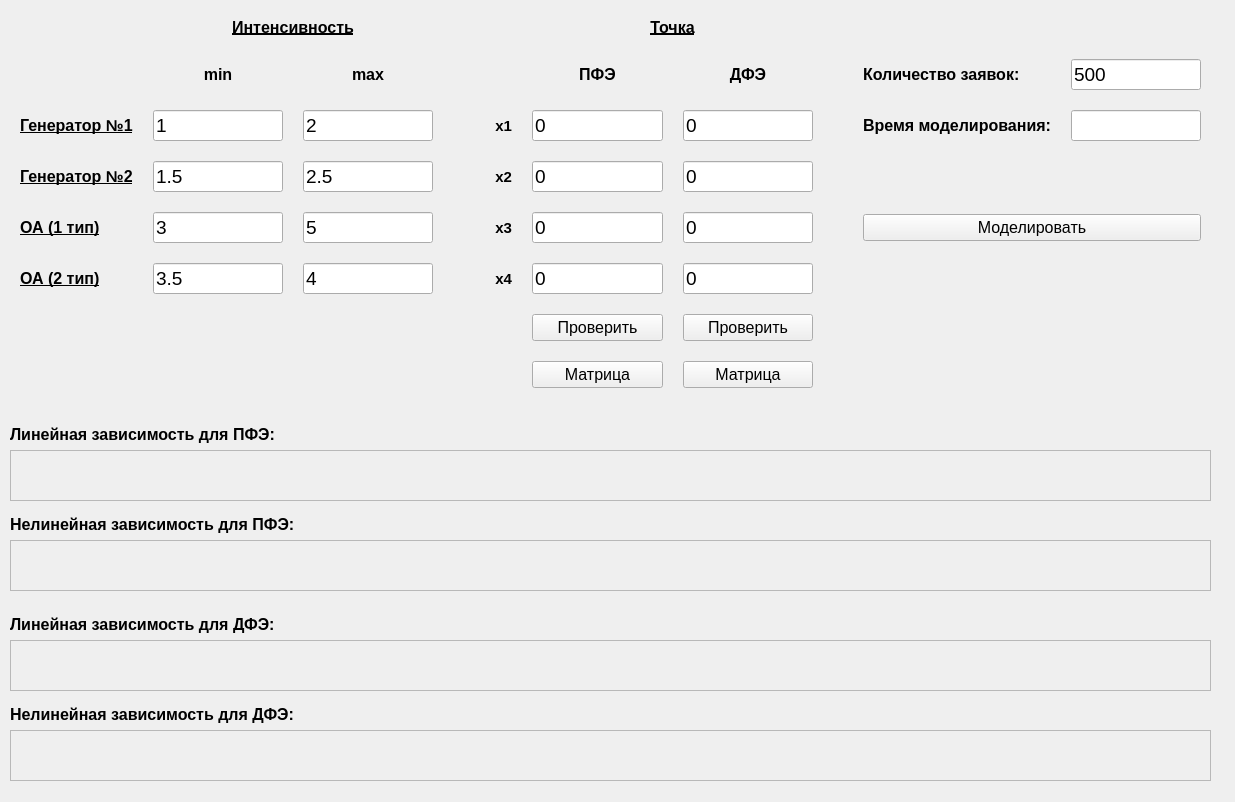
<?xml version="1.0" encoding="UTF-8"?>
<ui version="4.0">
 <class>mainwindow</class>
 <widget class="QWidget" name="mainwindow">
  <property name="geometry">
   <rect>
    <x>0</x>
    <y>0</y>
    <width>1235</width>
    <height>802</height>
   </rect>
  </property>
  <property name="windowTitle">
   <string>mainwindow</string>
  </property>
  <widget class="QWidget" name="layoutWidget">
   <property name="geometry">
    <rect>
     <x>10</x>
     <y>10</y>
     <width>1201</width>
     <height>431</height>
    </rect>
   </property>
   <layout class="QGridLayout" name="gridLayout" rowstretch="0,0,0,0,0,0,0,0,0" columnstretch="0,0,0,0,0,0,0,0,0">
    <property name="leftMargin">
     <number>10</number>
    </property>
    <property name="topMargin">
     <number>5</number>
    </property>
    <property name="rightMargin">
     <number>10</number>
    </property>
    <property name="bottomMargin">
     <number>10</number>
    </property>
    <property name="spacing">
     <number>20</number>
    </property>
    <item row="2" column="2">
     <widget class="QLineEdit" name="maxG1">
      <property name="font">
       <font>
        <pointsize>14</pointsize>
       </font>
      </property>
      <property name="text">
       <string>2</string>
      </property>
     </widget>
    </item>
    <item row="3" column="5">
     <widget class="QLineEdit" name="x2D">
      <property name="enabled">
       <bool>true</bool>
      </property>
      <property name="font">
       <font>
        <pointsize>14</pointsize>
       </font>
      </property>
      <property name="text">
       <string>0</string>
      </property>
     </widget>
    </item>
    <item row="2" column="1">
     <widget class="QLineEdit" name="minG1">
      <property name="font">
       <font>
        <pointsize>14</pointsize>
       </font>
      </property>
      <property name="text">
       <string>1</string>
      </property>
     </widget>
    </item>
    <item row="5" column="0">
     <widget class="QLabel" name="label_20">
      <property name="font">
       <font>
        <pointsize>12</pointsize>
        <weight>75</weight>
        <bold>true</bold>
        <underline>true</underline>
       </font>
      </property>
      <property name="text">
       <string>ОА (2 тип)</string>
      </property>
      <property name="alignment">
       <set>Qt::AlignLeading|Qt::AlignLeft|Qt::AlignVCenter</set>
      </property>
     </widget>
    </item>
    <item row="5" column="3">
     <widget class="QLabel" name="label_24">
      <property name="font">
       <font>
        <pointsize>11</pointsize>
        <weight>75</weight>
        <bold>true</bold>
        <underline>false</underline>
       </font>
      </property>
      <property name="layoutDirection">
       <enum>Qt::LeftToRight</enum>
      </property>
      <property name="text">
       <string>x4</string>
      </property>
      <property name="alignment">
       <set>Qt::AlignRight|Qt::AlignTrailing|Qt::AlignVCenter</set>
      </property>
     </widget>
    </item>
    <item row="3" column="1">
     <widget class="QLineEdit" name="minG2">
      <property name="enabled">
       <bool>true</bool>
      </property>
      <property name="font">
       <font>
        <pointsize>14</pointsize>
       </font>
      </property>
      <property name="text">
       <string>1.5</string>
      </property>
     </widget>
    </item>
    <item row="5" column="5">
     <widget class="QLineEdit" name="x4D">
      <property name="enabled">
       <bool>true</bool>
      </property>
      <property name="font">
       <font>
        <pointsize>14</pointsize>
       </font>
      </property>
      <property name="text">
       <string>0</string>
      </property>
     </widget>
    </item>
    <item row="2" column="4">
     <widget class="QLineEdit" name="x1F">
      <property name="enabled">
       <bool>true</bool>
      </property>
      <property name="font">
       <font>
        <pointsize>14</pointsize>
       </font>
      </property>
      <property name="text">
       <string>0</string>
      </property>
     </widget>
    </item>
    <item row="7" column="4">
     <widget class="QPushButton" name="ShowMatrixF">
      <property name="font">
       <font>
        <pointsize>12</pointsize>
        <weight>50</weight>
        <bold>false</bold>
       </font>
      </property>
      <property name="text">
       <string>Матрица</string>
      </property>
     </widget>
    </item>
    <item row="3" column="4">
     <widget class="QLineEdit" name="x2F">
      <property name="enabled">
       <bool>true</bool>
      </property>
      <property name="font">
       <font>
        <pointsize>14</pointsize>
       </font>
      </property>
      <property name="text">
       <string>0</string>
      </property>
     </widget>
    </item>
    <item row="5" column="4">
     <widget class="QLineEdit" name="x4F">
      <property name="enabled">
       <bool>true</bool>
      </property>
      <property name="font">
       <font>
        <pointsize>14</pointsize>
       </font>
      </property>
      <property name="text">
       <string>0</string>
      </property>
     </widget>
    </item>
    <item row="4" column="1">
     <widget class="QLineEdit" name="minP1">
      <property name="font">
       <font>
        <pointsize>14</pointsize>
       </font>
      </property>
      <property name="text">
       <string>3</string>
      </property>
     </widget>
    </item>
    <item row="0" column="1" colspan="2">
     <widget class="QLabel" name="label_14">
      <property name="font">
       <font>
        <pointsize>12</pointsize>
        <weight>75</weight>
        <bold>true</bold>
        <underline>true</underline>
       </font>
      </property>
      <property name="text">
       <string>Интенсивность</string>
      </property>
      <property name="alignment">
       <set>Qt::AlignCenter</set>
      </property>
     </widget>
    </item>
    <item row="4" column="0">
     <widget class="QLabel" name="label_19">
      <property name="font">
       <font>
        <pointsize>12</pointsize>
        <weight>75</weight>
        <bold>true</bold>
        <underline>true</underline>
       </font>
      </property>
      <property name="text">
       <string>ОА (1 тип)</string>
      </property>
      <property name="alignment">
       <set>Qt::AlignLeading|Qt::AlignLeft|Qt::AlignVCenter</set>
      </property>
     </widget>
    </item>
    <item row="1" column="8">
     <widget class="QLineEdit" name="numTasks">
      <property name="enabled">
       <bool>true</bool>
      </property>
      <property name="font">
       <font>
        <pointsize>14</pointsize>
       </font>
      </property>
      <property name="text">
       <string>500</string>
      </property>
     </widget>
    </item>
    <item row="2" column="0">
     <widget class="QLabel" name="label_3">
      <property name="maximumSize">
       <size>
        <width>236</width>
        <height>16777215</height>
       </size>
      </property>
      <property name="font">
       <font>
        <pointsize>12</pointsize>
        <weight>75</weight>
        <bold>true</bold>
        <underline>true</underline>
       </font>
      </property>
      <property name="text">
       <string>Генератор №1</string>
      </property>
      <property name="alignment">
       <set>Qt::AlignLeading|Qt::AlignLeft|Qt::AlignVCenter</set>
      </property>
     </widget>
    </item>
    <item row="4" column="2">
     <widget class="QLineEdit" name="maxP1">
      <property name="font">
       <font>
        <pointsize>14</pointsize>
       </font>
      </property>
      <property name="text">
       <string>5</string>
      </property>
     </widget>
    </item>
    <item row="2" column="3">
     <widget class="QLabel" name="label_11">
      <property name="font">
       <font>
        <pointsize>11</pointsize>
        <weight>75</weight>
        <bold>true</bold>
        <underline>false</underline>
       </font>
      </property>
      <property name="layoutDirection">
       <enum>Qt::LeftToRight</enum>
      </property>
      <property name="text">
       <string>          x1</string>
      </property>
      <property name="alignment">
       <set>Qt::AlignRight|Qt::AlignTrailing|Qt::AlignVCenter</set>
      </property>
     </widget>
    </item>
    <item row="1" column="1">
     <widget class="QLabel" name="label_6">
      <property name="font">
       <font>
        <pointsize>12</pointsize>
        <weight>75</weight>
        <bold>true</bold>
        <underline>false</underline>
       </font>
      </property>
      <property name="layoutDirection">
       <enum>Qt::LeftToRight</enum>
      </property>
      <property name="text">
       <string>min</string>
      </property>
      <property name="alignment">
       <set>Qt::AlignCenter</set>
      </property>
     </widget>
    </item>
    <item row="6" column="4">
     <widget class="QPushButton" name="CheckingF">
      <property name="font">
       <font>
        <pointsize>12</pointsize>
        <weight>50</weight>
        <bold>false</bold>
       </font>
      </property>
      <property name="text">
       <string>Проверить</string>
      </property>
     </widget>
    </item>
    <item row="3" column="3">
     <widget class="QLabel" name="label_12">
      <property name="font">
       <font>
        <pointsize>11</pointsize>
        <weight>75</weight>
        <bold>true</bold>
        <underline>false</underline>
       </font>
      </property>
      <property name="layoutDirection">
       <enum>Qt::LeftToRight</enum>
      </property>
      <property name="text">
       <string>x2</string>
      </property>
      <property name="alignment">
       <set>Qt::AlignRight|Qt::AlignTrailing|Qt::AlignVCenter</set>
      </property>
     </widget>
    </item>
    <item row="7" column="5">
     <widget class="QPushButton" name="ShowMatrixD">
      <property name="font">
       <font>
        <pointsize>12</pointsize>
        <weight>50</weight>
        <bold>false</bold>
       </font>
      </property>
      <property name="text">
       <string>Матрица</string>
      </property>
     </widget>
    </item>
    <item row="1" column="7">
     <widget class="QLabel" name="label_10">
      <property name="font">
       <font>
        <pointsize>12</pointsize>
        <weight>75</weight>
        <bold>true</bold>
        <underline>false</underline>
       </font>
      </property>
      <property name="text">
       <string>Количество заявок:</string>
      </property>
     </widget>
    </item>
    <item row="0" column="4" colspan="2">
     <widget class="QLabel" name="label_18">
      <property name="font">
       <font>
        <pointsize>12</pointsize>
        <weight>75</weight>
        <bold>true</bold>
        <underline>true</underline>
       </font>
      </property>
      <property name="text">
       <string>Точка</string>
      </property>
      <property name="alignment">
       <set>Qt::AlignCenter</set>
      </property>
     </widget>
    </item>
    <item row="2" column="5">
     <widget class="QLineEdit" name="x1D">
      <property name="enabled">
       <bool>true</bool>
      </property>
      <property name="font">
       <font>
        <pointsize>14</pointsize>
       </font>
      </property>
      <property name="text">
       <string>0</string>
      </property>
     </widget>
    </item>
    <item row="1" column="6">
     <widget class="QLabel" name="label_9">
      <property name="font">
       <font>
        <pointsize>12</pointsize>
        <weight>75</weight>
        <bold>true</bold>
        <underline>false</underline>
       </font>
      </property>
      <property name="text">
       <string/>
      </property>
     </widget>
    </item>
    <item row="4" column="4">
     <widget class="QLineEdit" name="x3F">
      <property name="enabled">
       <bool>true</bool>
      </property>
      <property name="font">
       <font>
        <pointsize>14</pointsize>
       </font>
      </property>
      <property name="text">
       <string>0</string>
      </property>
     </widget>
    </item>
    <item row="4" column="5">
     <widget class="QLineEdit" name="x3D">
      <property name="enabled">
       <bool>true</bool>
      </property>
      <property name="font">
       <font>
        <pointsize>14</pointsize>
       </font>
      </property>
      <property name="text">
       <string>0</string>
      </property>
     </widget>
    </item>
    <item row="6" column="5">
     <widget class="QPushButton" name="CheckingD">
      <property name="font">
       <font>
        <pointsize>12</pointsize>
        <weight>50</weight>
        <bold>false</bold>
       </font>
      </property>
      <property name="text">
       <string>Проверить</string>
      </property>
     </widget>
    </item>
    <item row="5" column="1">
     <widget class="QLineEdit" name="minP2">
      <property name="enabled">
       <bool>true</bool>
      </property>
      <property name="font">
       <font>
        <pointsize>14</pointsize>
       </font>
      </property>
      <property name="text">
       <string>3.5</string>
      </property>
     </widget>
    </item>
    <item row="2" column="8">
     <widget class="QLineEdit" name="timeM">
      <property name="enabled">
       <bool>true</bool>
      </property>
      <property name="font">
       <font>
        <pointsize>14</pointsize>
       </font>
      </property>
      <property name="text">
       <string/>
      </property>
     </widget>
    </item>
    <item row="5" column="2">
     <widget class="QLineEdit" name="maxP2">
      <property name="enabled">
       <bool>true</bool>
      </property>
      <property name="font">
       <font>
        <pointsize>14</pointsize>
       </font>
      </property>
      <property name="text">
       <string>4</string>
      </property>
     </widget>
    </item>
    <item row="1" column="2">
     <widget class="QLabel" name="label_8">
      <property name="font">
       <font>
        <pointsize>12</pointsize>
        <weight>75</weight>
        <bold>true</bold>
        <underline>false</underline>
       </font>
      </property>
      <property name="layoutDirection">
       <enum>Qt::LeftToRight</enum>
      </property>
      <property name="text">
       <string>max</string>
      </property>
      <property name="alignment">
       <set>Qt::AlignCenter</set>
      </property>
     </widget>
    </item>
    <item row="4" column="3">
     <widget class="QLabel" name="label_15">
      <property name="font">
       <font>
        <pointsize>11</pointsize>
        <weight>75</weight>
        <bold>true</bold>
        <underline>false</underline>
       </font>
      </property>
      <property name="layoutDirection">
       <enum>Qt::LeftToRight</enum>
      </property>
      <property name="text">
       <string>x3</string>
      </property>
      <property name="alignment">
       <set>Qt::AlignRight|Qt::AlignTrailing|Qt::AlignVCenter</set>
      </property>
     </widget>
    </item>
    <item row="1" column="5">
     <widget class="QLabel" name="label_22">
      <property name="font">
       <font>
        <pointsize>12</pointsize>
        <weight>75</weight>
        <bold>true</bold>
        <underline>false</underline>
       </font>
      </property>
      <property name="text">
       <string>ДФЭ</string>
      </property>
      <property name="alignment">
       <set>Qt::AlignCenter</set>
      </property>
     </widget>
    </item>
    <item row="3" column="2">
     <widget class="QLineEdit" name="maxG2">
      <property name="enabled">
       <bool>true</bool>
      </property>
      <property name="font">
       <font>
        <pointsize>14</pointsize>
       </font>
      </property>
      <property name="text">
       <string>2.5</string>
      </property>
     </widget>
    </item>
    <item row="2" column="7">
     <widget class="QLabel" name="label_5">
      <property name="font">
       <font>
        <pointsize>12</pointsize>
        <weight>75</weight>
        <bold>true</bold>
        <underline>false</underline>
       </font>
      </property>
      <property name="text">
       <string>Время моделирования:</string>
      </property>
     </widget>
    </item>
    <item row="8" column="0">
     <widget class="QLabel" name="label_28">
      <property name="font">
       <font>
        <pointsize>12</pointsize>
        <weight>75</weight>
        <bold>true</bold>
        <underline>false</underline>
       </font>
      </property>
      <property name="text">
       <string/>
      </property>
     </widget>
    </item>
    <item row="1" column="4">
     <widget class="QLabel" name="label_21">
      <property name="font">
       <font>
        <pointsize>12</pointsize>
        <weight>75</weight>
        <bold>true</bold>
        <underline>false</underline>
       </font>
      </property>
      <property name="text">
       <string>ПФЭ</string>
      </property>
      <property name="alignment">
       <set>Qt::AlignCenter</set>
      </property>
     </widget>
    </item>
    <item row="3" column="0">
     <widget class="QLabel" name="label_2">
      <property name="maximumSize">
       <size>
        <width>236</width>
        <height>16777215</height>
       </size>
      </property>
      <property name="font">
       <font>
        <pointsize>12</pointsize>
        <weight>75</weight>
        <bold>true</bold>
        <underline>true</underline>
       </font>
      </property>
      <property name="text">
       <string>Генератор №2</string>
      </property>
      <property name="alignment">
       <set>Qt::AlignLeading|Qt::AlignLeft|Qt::AlignVCenter</set>
      </property>
     </widget>
    </item>
    <item row="8" column="5">
     <widget class="QLabel" name="label_32">
      <property name="font">
       <font>
        <pointsize>12</pointsize>
        <weight>75</weight>
        <bold>true</bold>
        <underline>false</underline>
       </font>
      </property>
      <property name="text">
       <string/>
      </property>
     </widget>
    </item>
    <item row="8" column="4">
     <widget class="QLabel" name="label_31">
      <property name="font">
       <font>
        <pointsize>12</pointsize>
        <weight>75</weight>
        <bold>true</bold>
        <underline>false</underline>
       </font>
      </property>
      <property name="text">
       <string/>
      </property>
     </widget>
    </item>
    <item row="4" column="7" colspan="2">
     <widget class="QPushButton" name="DoModeling">
      <property name="font">
       <font>
        <pointsize>12</pointsize>
        <weight>50</weight>
        <bold>false</bold>
       </font>
      </property>
      <property name="text">
       <string>Моделировать</string>
      </property>
     </widget>
    </item>
   </layout>
  </widget>
  <widget class="QLabel" name="label_7">
   <property name="geometry">
    <rect>
     <x>10</x>
     <y>420</y>
     <width>291</width>
     <height>29</height>
    </rect>
   </property>
   <property name="font">
    <font>
     <pointsize>12</pointsize>
     <weight>75</weight>
     <bold>true</bold>
     <underline>false</underline>
    </font>
   </property>
   <property name="text">
    <string>Линейная зависимость для ПФЭ:</string>
   </property>
  </widget>
  <widget class="QTextEdit" name="linearF">
   <property name="enabled">
    <bool>false</bool>
   </property>
   <property name="geometry">
    <rect>
     <x>10</x>
     <y>450</y>
     <width>1201</width>
     <height>51</height>
    </rect>
   </property>
   <property name="font">
    <font>
     <pointsize>14</pointsize>
    </font>
   </property>
  </widget>
  <widget class="QTextEdit" name="nonlinearF">
   <property name="enabled">
    <bool>false</bool>
   </property>
   <property name="geometry">
    <rect>
     <x>10</x>
     <y>540</y>
     <width>1201</width>
     <height>51</height>
    </rect>
   </property>
   <property name="font">
    <font>
     <pointsize>14</pointsize>
    </font>
   </property>
  </widget>
  <widget class="QLabel" name="label_17">
   <property name="geometry">
    <rect>
     <x>10</x>
     <y>510</y>
     <width>301</width>
     <height>29</height>
    </rect>
   </property>
   <property name="font">
    <font>
     <pointsize>12</pointsize>
     <weight>75</weight>
     <bold>true</bold>
     <underline>false</underline>
    </font>
   </property>
   <property name="text">
    <string>Нелинейная зависимость для ПФЭ:</string>
   </property>
  </widget>
  <widget class="QLabel" name="label_13">
   <property name="geometry">
    <rect>
     <x>10</x>
     <y>610</y>
     <width>291</width>
     <height>29</height>
    </rect>
   </property>
   <property name="font">
    <font>
     <pointsize>12</pointsize>
     <weight>75</weight>
     <bold>true</bold>
     <underline>false</underline>
    </font>
   </property>
   <property name="text">
    <string>Линейная зависимость для ДФЭ:</string>
   </property>
  </widget>
  <widget class="QLabel" name="label_23">
   <property name="geometry">
    <rect>
     <x>10</x>
     <y>700</y>
     <width>301</width>
     <height>29</height>
    </rect>
   </property>
   <property name="font">
    <font>
     <pointsize>12</pointsize>
     <weight>75</weight>
     <bold>true</bold>
     <underline>false</underline>
    </font>
   </property>
   <property name="text">
    <string>Нелинейная зависимость для ДФЭ:</string>
   </property>
  </widget>
  <widget class="QTextEdit" name="nonlinearD">
   <property name="enabled">
    <bool>false</bool>
   </property>
   <property name="geometry">
    <rect>
     <x>10</x>
     <y>730</y>
     <width>1201</width>
     <height>51</height>
    </rect>
   </property>
   <property name="font">
    <font>
     <pointsize>14</pointsize>
    </font>
   </property>
  </widget>
  <widget class="QTextEdit" name="linearD">
   <property name="enabled">
    <bool>false</bool>
   </property>
   <property name="geometry">
    <rect>
     <x>10</x>
     <y>640</y>
     <width>1201</width>
     <height>51</height>
    </rect>
   </property>
   <property name="font">
    <font>
     <pointsize>14</pointsize>
    </font>
   </property>
  </widget>
 </widget>
 <tabstops>
  <tabstop>minG1</tabstop>
  <tabstop>maxG1</tabstop>
  <tabstop>minG2</tabstop>
  <tabstop>maxG2</tabstop>
  <tabstop>minP1</tabstop>
  <tabstop>maxP1</tabstop>
  <tabstop>minP2</tabstop>
  <tabstop>maxP2</tabstop>
  <tabstop>DoModeling</tabstop>
  <tabstop>x1F</tabstop>
  <tabstop>x2F</tabstop>
  <tabstop>x3F</tabstop>
  <tabstop>x4F</tabstop>
  <tabstop>CheckingF</tabstop>
  <tabstop>ShowMatrixF</tabstop>
  <tabstop>x1D</tabstop>
  <tabstop>x2D</tabstop>
  <tabstop>x3D</tabstop>
  <tabstop>x4D</tabstop>
  <tabstop>CheckingD</tabstop>
  <tabstop>ShowMatrixD</tabstop>
  <tabstop>numTasks</tabstop>
  <tabstop>timeM</tabstop>
  <tabstop>linearF</tabstop>
  <tabstop>nonlinearF</tabstop>
  <tabstop>linearD</tabstop>
  <tabstop>nonlinearD</tabstop>
 </tabstops>
 <resources/>
 <connections/>
</ui>
